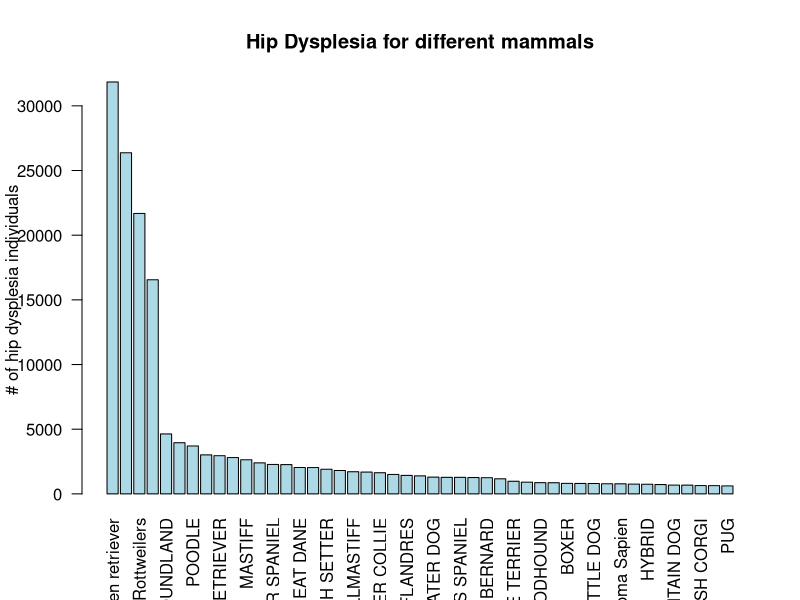
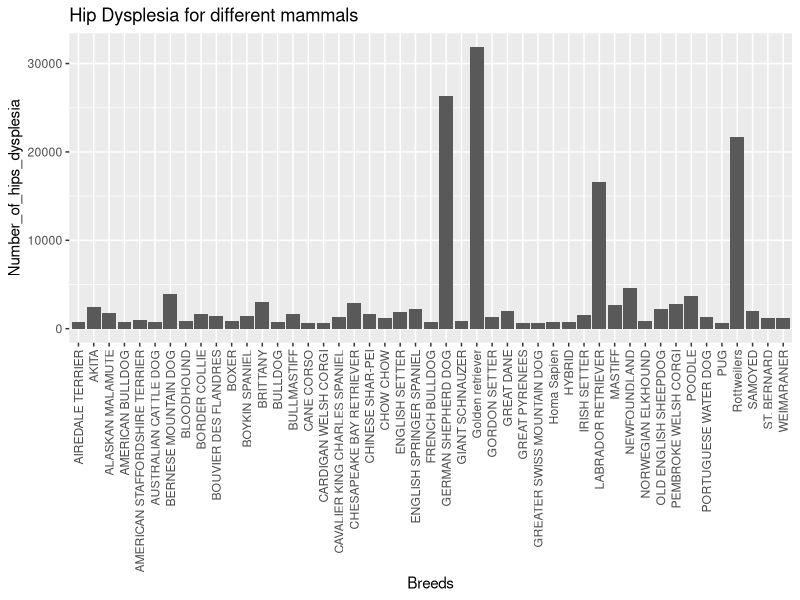
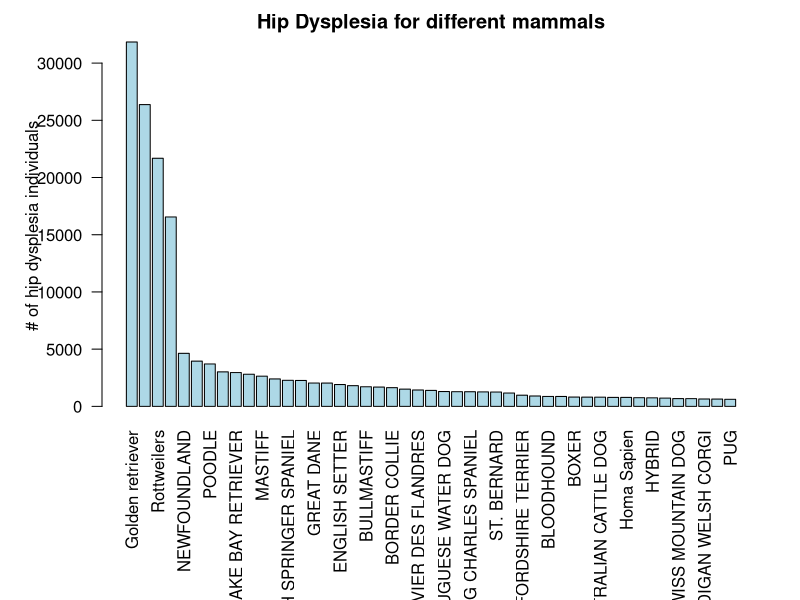
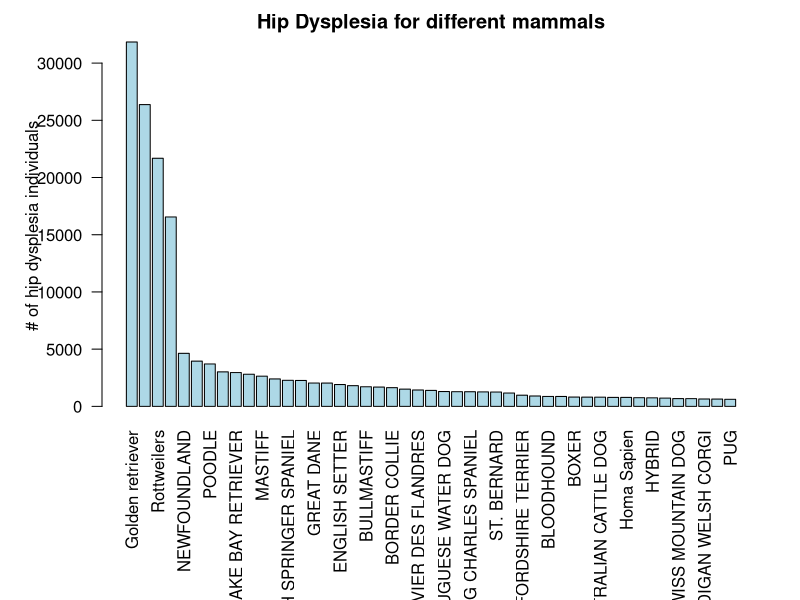
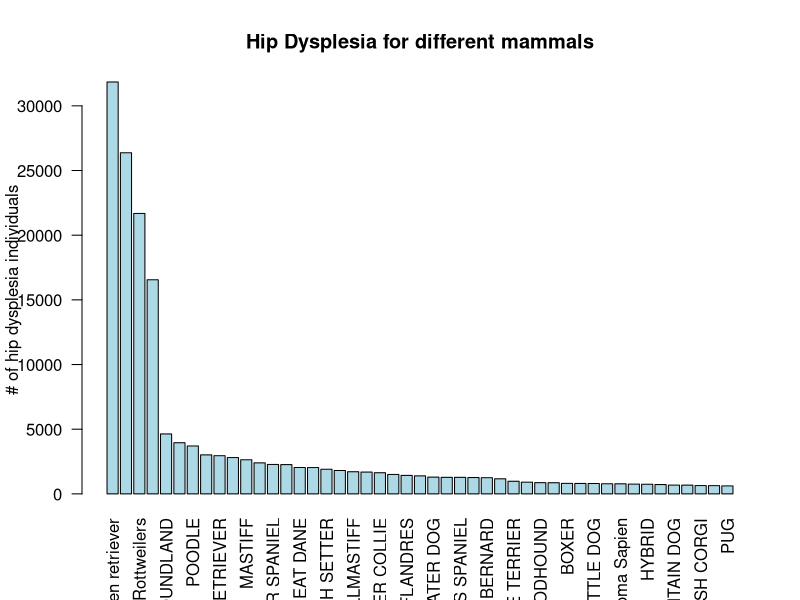
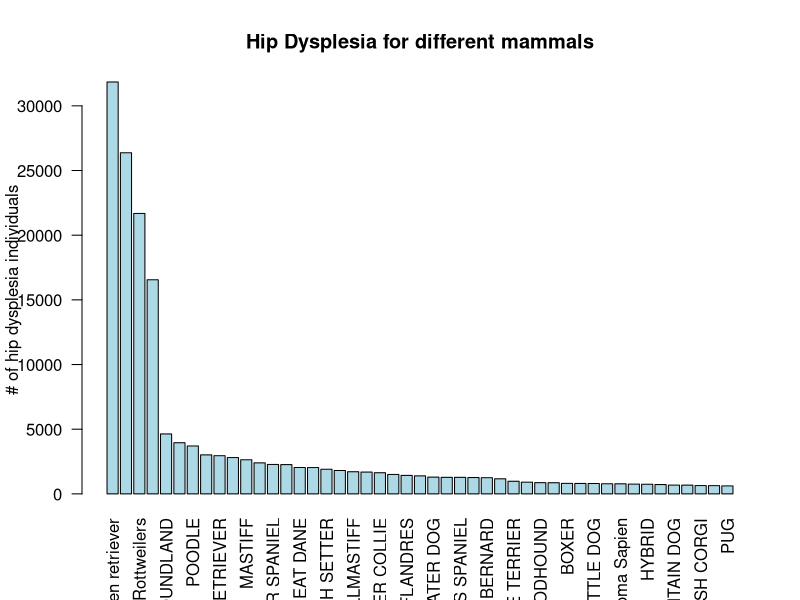
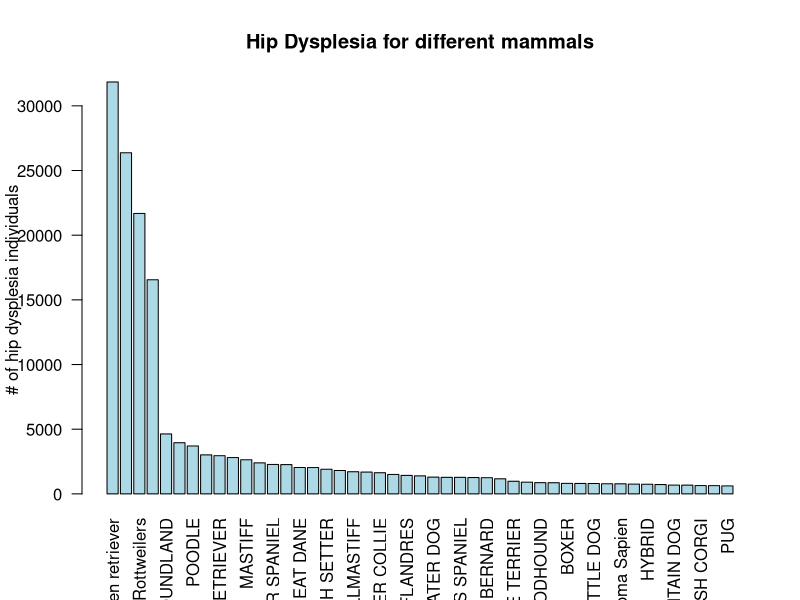
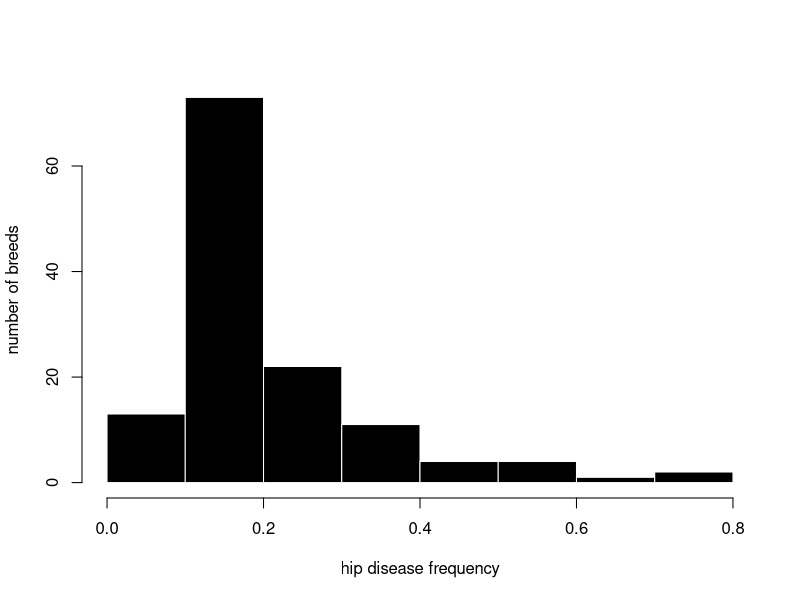

Reproduce these figures in R, in order. (Note: this script raises an error after producing the figures.)

#old pdf/hypothesis
#install.packages("hypothesisdata", dep = T)
#MyRData <- read.csv("hypothesisdata.pdf", header = TRUE)
#setwd("C:\\Users\\kas0070\\Desktop\\evolution\\tasks\\project")

#Final plot








#Due April 3rd 
#Your analysis plan and code to produce a figure using your project data is worth 1 point and is due April 3rd. Turn this in via github in your project folder.

#Set new working directory
setwd("C:\\Users\\kas0070\\Desktop\\evolution\\tasks\\project\\data")
orthopedic_diseases_of_the_hip <- read.csv("Stanley_Katie_Final_Project_data.csv", stringsAsFactor=F)
head(orthopedic_diseases_of_the_hip)

summary(orthopedic_diseases_of_the_hip)


names(orthopedic_diseases_of_the_hip)[3]="dysplasia"
names(orthopedic_diseases_of_the_hip)


sorted=orthopedic_diseases_of_the_hip[order(-orthopedic_diseases_of_the_hip$dysplasia),]


dev.new(width = 50, height = 20)
barplot(sorted[1:47,]$dysplasia, names= sorted[1:47,]$Breed.Species, las =2, main= 'Hip Dysplesia for different mammals' , ylab = '# of hip dysplesia individuals',col="light blue",xlab="")

nrow(sorted)

sorted[1:47,]

which(sorted$Breed.Species=="RETRIEVER LEOPARD")

sum(sorted[1:25,]$dysplasia)/sum(sorted$dysplasia)


#ggplot2 

Breeds=sorted[1:47,]$Breed.Species
Number_of_hips_dysplesia=sorted[1:47,]$dysplasia
library(ggplot2)




ggplot(sorted[1:47,],aes(Breeds,Number_of_hips_dysplesia))+
   geom_bar(stat="identity")+
   theme(axis.text.x=element_text(angle=90,hjust=1,vjust=0.5)) + ggtitle("Hip Dysplesia for different mammals")


#Make Bar plot a pdf
#labels cut off
dev.new(width = 50, height = 20)
par(mar=c(9.5, 5.1, 2.1, 2.0))

barplot(sorted[1:47,]$dysplasia, names= sorted[1:47,]$Breed.Species, las =2, main= 'Hip Dysplesia for different mammals' , ylab = '# of hip dysplesia individuals',col="light blue",xlab="", srt=45)

nrow(sorted)

sorted[1:47,]

which(sorted$Breed.Species=="RETRIEVER LEOPARD")

sum(sorted[1:25,]$dysplasia)/sum(sorted$dysplasia)


#new bargraph
dev.new(width = 50, height = 20)
par(mar=c(9.5, 5.1, 2.1, 2.0))

barplot(sorted[1:47,]$dysplasia, names= sorted[1:47,]$Breed.Species, las =2, main= 'Hip Dysplesia for different mammals' , ylab = '# of hip dysplesia individuals',col="light blue",xlab="", srt=45)

nrow(sorted)

sorted[1:47,]

which(sorted$Breed.Species=="RETRIEVER LEOPARD")

sum(sorted[1:25,]$dysplasia)/sum(sorted$dysplasia)


#Make Bar plot a pdf
dev.new(width = 50, height = 20)
barplot(sorted[1:47,]$dysplasia, names= sorted[1:47,]$Breed.Species, las =2, main= 'Hip Dysplesia for different mammals' , ylab = '# of hip dysplesia individuals',col="light blue",xlab="")

nrow(sorted)

sorted[1:47,]

which(sorted$Breed.Species=="RETRIEVER LEOPARD")

sum(sorted[1:25,]$dysplasia)/sum(sorted$dysplasia)




##Extra

#Make Bar plot a pdf
dev.new(width = 50, height = 20)
barplot(sorted[1:47,]$dysplasia, names= sorted[1:47,]$Breed.Species, las =2, main= 'Hip Dysplesia for different mammals' , ylab = '# of hip dysplesia individuals',col="light blue",xlab="")

nrow(sorted)

sorted[1:47,]

which(sorted$Breed.Species=="RETRIEVER LEOPARD")

sum(sorted[1:25,]$dysplasia)/sum(sorted$dysplasia)


#Make Bar plot a pdf
dev.new(width = 50, height = 20)
barplot(sorted[1:47,]$dysplasia, names= sorted[1:47,]$Breed.Species, las =2, main= 'Hip Dysplesia for different mammals' , ylab = '# of hip dysplesia individuals',col="light blue",xlab="")

nrow(sorted)

sorted[1:47,]

which(sorted$Breed.Species=="RETRIEVER LEOPARD")

sum(sorted[1:25,]$dysplasia)/sum(sorted$dysplasia)


#hostogram 
hist(orthopedic_diseases_of_the_hip$Frequency.of.HD, col="black", xlab="hip disease frequency", border="white", main="", ylab="number of breeds")

Order <- orthopedic_diseases_of_the_hip[order(orthopedic_diseases_of_the_hip$Frequency.of.HD, rev=T), "Breed.Species"]

#other option
library(ggplot2)
bp<- ggplot(orthopedic_diseases_of_the_hip, aes(x=Breed.Species, y=Frequency.of.HD)) + geom_bar(width = 1, stat = "identity")

bp + scale_x_discrete(limits=Order)


#Make Bar plot a pdf
dev.new(width = 50, height = 20)
barplot(orthopedic_diseases_of_the_hip$X..of.individuals.with.hip.dysplasia, names= orthopedic_diseases_of_the_hip$Breed.Species, las =2, main= 'Hip Dysplesia' , xlab = 'Breed' , ylab = '# of hip dysplesia individuals')

#hostogram 
hist(orthopedic_diseases_of_the_hip$Frequency.of.HD, col="black", xlab="hip disease frequency", border="white", main="", ylab="number of breeds")

Order <- orthopedic_diseases_of_the_hip[order(orthopedic_diseases_of_the_hip$Frequency.of.HD, rev=T), "Breed.Species"]

#other option
library(ggplot2)
bp<- ggplot(orthopedic_diseases_of_the_hip, aes(x=Breed.Species, y=Frequency.of.HD)) + geom_bar(width = 1, stat = "identity")

bp + scale_x_discrete(limits=Order)